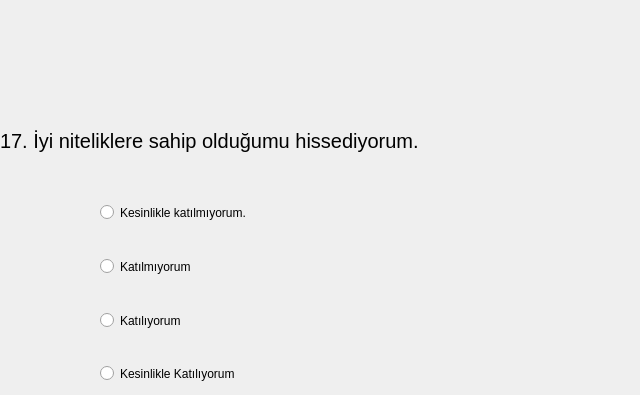
   <widget class="QWidget" name="tab_17">
    <attribute name="title">
     <string>Page</string>
    </attribute>
    <widget class="QLabel" name="label_Q13">
     <property name="geometry">
      <rect>
       <x>0</x>
       <y>100</y>
       <width>631</width>
       <height>81</height>
      </rect>
     </property>
     <property name="font">
      <font>
       <pointsize>15</pointsize>
      </font>
     </property>
     <property name="text">
      <string>17. İyi niteliklere sahip olduğumu hissediyorum.</string>
     </property>
    </widget>
    <widget class="QRadioButton" name="A1_radioButton_Q13">
     <property name="geometry">
      <rect>
       <x>100</x>
       <y>200</y>
       <width>197</width>
       <height>25</height>
      </rect>
     </property>
     <property name="text">
      <string>Kesinlikle katılmıyorum.</string>
     </property>
    </widget>
    <widget class="QRadioButton" name="A3_radioButton_Q13">
     <property name="geometry">
      <rect>
       <x>100</x>
       <y>308</y>
       <width>106</width>
       <height>25</height>
      </rect>
     </property>
     <property name="text">
      <string>Katılıyorum</string>
     </property>
    </widget>
    <widget class="QRadioButton" name="A2_radioButton_Q13">
     <property name="geometry">
      <rect>
       <x>100</x>
       <y>254</y>
       <width>120</width>
       <height>25</height>
      </rect>
     </property>
     <property name="text">
      <string>Katılmıyorum</string>
     </property>
    </widget>
    <widget class="QRadioButton" name="A4_radioButton_Q13">
     <property name="geometry">
      <rect>
       <x>100</x>
       <y>361</y>
       <width>180</width>
       <height>25</height>
      </rect>
     </property>
     <property name="text">
      <string>Kesinlikle Katılıyorum</string>
     </property>
    </widget>
   </widget>
